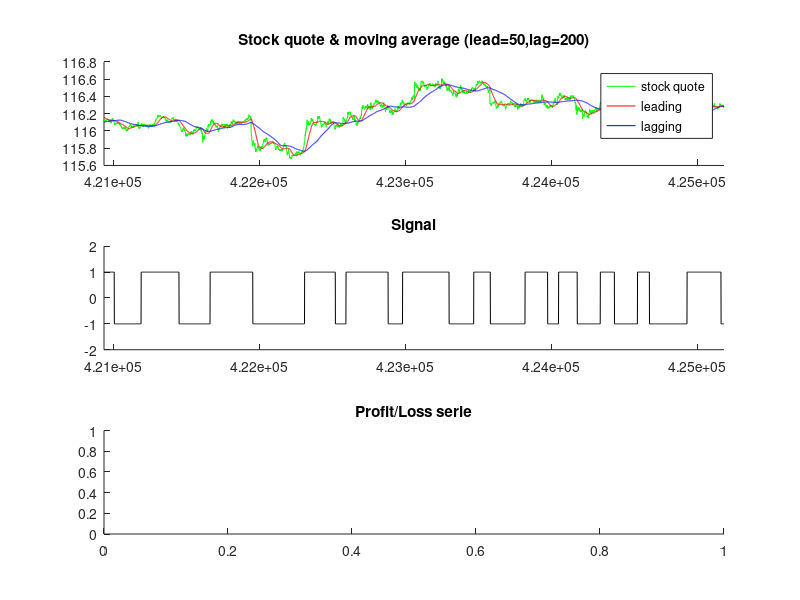

The MATLAB source for this figure: (Note: this script raises an error after producing the figure.)

% Load data
load('intraday');
x = data(:,4);

% Width size to compute moving average
lead = 50; lag = 200;
% Amount of data to show (between 0 and 1)
pshow = 0.01;

% Moving Average
[leading, lagging] = movavg(x,lead,lag);

% Generate graphics
clf;
%figure('Name','Strategy based on moving average');

% Some calculations
begining = floor((1-pshow)*length(x));
if begining == 0, begining = 1; end
% Signal calculation
signal = zeros(1,length(leading));
signal(leading>lagging) = 1;    % Buy signal
signal(leading<lagging) = -1;   % Sell signal

% Stock quote & moving average
subplot(3,1,1); hold on;
title(['Stock quote & moving average (lead=', num2str(lead), ',lag=', num2str(lag), ')']);
plot(begining:length(x),x(begining:end),'g');
plot(max(lead,begining):length(leading),leading(max(lead,begining):end),'r');
plot(max(lag,begining):length(lagging),lagging(max(lag,begining):end),'b');
xlim([begining length(x)]);
legend('stock quote','leading','lagging');

% Signal
subplot(3,1,2); hold on;
title('Signal');
plot(begining:length(signal),signal(begining:end),'k');
xlim([begining length(x)]);
ylim([-2 2]);

% Profit/Loss serie
subplot(3,1,3); hold on;
title('Profit/Loss serie');
plot(begining:length(signal),profitLossSerie(x(begining:end),signal(begining:end)));
xlim([begining length(x)]);
